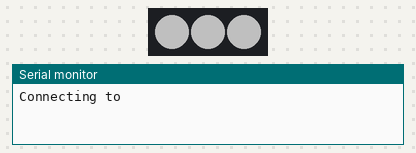
Recording of a sketch running on a simulated ESP8266 (NodeMCU). Parts: 3 RGB LEDs in strip order, left to right, the last lines printed to the serial monitor. Dim RGB values are drawn brighter than linear; WiFi joins after 1.5 s; servers stay silent unless stated; the local clock reads 2024-03-15 10:24:30 at power-on unless the sketch sets it; not simulated (calls return 0 or success): credentials.h.

Above: at 0.1 s.
At 1.6 s:
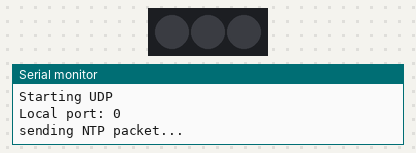
Timing chart, 0 to 3.1 s (numbered marks = the images above):
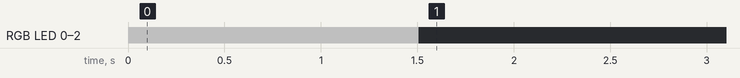

Measured:
- by itself, RGB LED 0–2: off → RGB(82, 82, 82) at 0.00 s, → off 1.5 s later

The sketch:

okay-to-wake-clock.ino
```cpp
// (licence header left out)
/* Set these WiFi details (SSID and password) in the credentials.h file so they don't get included in the git repo:
*     Access point #1: STASSID1, STAPSK1
*     Access point #2: STASSID2, STAPSK2
*/


/* User timer settings: { hours, minutes } */
int SLEEP_TIME[2] = { 18, 45 };
int DOZE_TIME[2] = { 6, 00 };
int WAKE_TIME[2] = { 6, 30 };
int DAY_TIME[2] = { 7, 30 };

//How many minutes to leave WiFi on after power-up for purposes of over-the-air-updates
int MINUTES_BEFORE_WIFI_SHUTOFF = 10;
//LED Brightness (0-255)
int BRIGHT_LEVEL = 255;


/*
 * Library Dependencies:
 * Timezone by Jack Christensen
 * Time (install as a dependency of Timezone)
 * Adafruit NeoPixel
 */

/* Includes */
#include <ESP8266WiFi.h>
#include <WiFiUdp.h>
#include <Timezone.h>
#include <Adafruit_NeoPixel.h>
#include <ArduinoOTA.h>
#include "credentials.h"

#define LED_PIN    12
#define LED_COUNT 3

/* State machine definitions */
#define DAY   0
#define SLEEP 1
#define DOZE  2
#define WAKE  3

const uint32_t state_colors[5] = {
  ((uint32_t)0x00 << 16) | ((uint32_t)0x00 <<  8) | 0x00, //Daytime color
  ((uint32_t)0xFF << 16) | ((uint32_t)0x00 <<  8) | 0x00, //Sleep color
  ((uint32_t)0x00 << 16) | ((uint32_t)0x00 <<  8) | 0xFF, //Doze color
  ((uint32_t)0x00 << 16) | ((uint32_t)0xFF <<  8) | 0x00, //Wake color
  ((uint32_t)0x52 << 16) | ((uint32_t)0x52 <<  8) | 0x52  //Boot color
};

Adafruit_NeoPixel strip(LED_COUNT, LED_PIN, NEO_GRB + NEO_KHZ800);

const char* host = "https://hackaday.com";
const uint16_t port = 80;

//UDP stuff for NTP internet time lookup
//https://www.geekstips.com/arduino-time-sync-ntp-server-esp8266-udp/
unsigned int localPort = 2390;      // local port to listen for UDP packets
IPAddress timeServerIP; // time.nist.gov NTP server address
const char* ntpServerName = "2.north-america.pool.ntp.org";
const int NTP_PACKET_SIZE = 48; // NTP time stamp is in the first 48 bytes of the message
byte packetBuffer[ NTP_PACKET_SIZE]; //buffer to hold incoming and outgoing packets
// A UDP instance to let us send and receive packets over UDP
WiFiUDP udp;

//Timezone stuff for central time
//https://github.com/JChristensen/Timezone/blob/master/examples/Clock/Clock.ino

TimeChangeRule CENTRAL_DST = {"CDT", Second, Sun, Mar, 2, -300};    // Daylight time = UTC - 5 hours
TimeChangeRule CENTRAL_STD = {"CST", First, Sun, Nov, 2, -360};     // Standard time = UTC - 6 hours
TimeChangeRule EASTERN_DST = {"EDT", Second, Sun, Mar, 2, -240};    // Daylight time = UTC - 5 hours
TimeChangeRule EASTERN_STD = {"EST", First, Sun, Nov, 2, -300};     // Standard time = UTC - 6 hours
TimeChangeRule PACIFIC_DST = {"EDT", Second, Sun, Mar, 2, -420};    // Daylight time = UTC - 5 hours
TimeChangeRule PACIFIC_STD = {"EST", First, Sun, Nov, 2, -480};     // Standard time = UTC - 6 hours
Timezone myTZ(CENTRAL_DST,CENTRAL_STD);
TimeChangeRule *tcr;        // pointer to the time change rule, use to get TZ abbrev

uint8_t connected_ap = 255; // Set based on what AP this connects to. Used to set correct timezone

void setup() {
  Serial.begin(115200);


  strip.begin();           // INITIALIZE NeoPixel strip object (REQUIRED)
  for (uint8_t i=0; i<LED_COUNT; i++) strip.setPixelColor(i,state_colors[4]);
  strip.show();            // Turn OFF all pixels ASAP
  strip.setBrightness(BRIGHT_LEVEL); // Set BRIGHTNESS to about 1/5 (max = 255)

  // We start by connecting to a WiFi network

  Serial.println();
  Serial.println();

  /* Explicitly set the ESP8266 to be a WiFi-client, otherwise, it by default,
     would try to act as both a client and an access-point and could cause
     network-issues with your other WiFi-devices on your WiFi-network. */
  WiFi.mode(WIFI_STA);

  uint8_t connection_count = 0;
  while (connected_ap == 255) {
    // Loop through two different sets of AP credentials until we get connected to one
    if (connected_ap == 255) {
      WiFi.disconnect();
      connection_count = 0;
      Serial.print("\nConnecting to ");
      Serial.println(STASSID1);
      WiFi.begin(STASSID1, STAPSK1);

      while (++connection_count < 20) {
        if (WiFi.status() == WL_CONNECTED) {
          connected_ap = 1;
          break;
        }
        else {
          delay(500);
          Serial.print(".");
        }
      }
    }

    if (connected_ap == 255) {
      WiFi.disconnect();
      connection_count = 0;
      Serial.print("\nConnecting to ");
      Serial.println(STASSID2);
      WiFi.begin(STASSID2, STAPSK2);

      while (++connection_count < 20) {
        if (WiFi.status() == WL_CONNECTED) {
          connected_ap = 2;
          break;
        }
        else {
          delay(500);
          Serial.print(".");
        }
      }
    }
  }

  Serial.println("");
  Serial.println("WiFi connected");
  Serial.println("IP address: ");
  Serial.println(WiFi.localIP());

  Serial.println("Starting UDP");
  udp.begin(localPort);
  Serial.print("Local port: ");
  Serial.println(udp.localPort());

  // The second AP is in the Eastern time zone (for visiting family)
  if (connected_ap == 2) myTZ.setRules(EASTERN_DST,EASTERN_STD);
  setTime(myTZ.toUTC(compileTime()));

  ArduinoOTA.onStart([]() {
    Serial.println("Start");
  });
  ArduinoOTA.onEnd([]() {
    Serial.println("\nEnd");
  });
  ArduinoOTA.onProgress([](unsigned int progress, unsigned int total) {
    Serial.printf("Progress: %u%%\r", (progress / (total / 100)));
  });
  ArduinoOTA.onError([](ota_error_t error) {
    Serial.printf("Error[%u]: ", error);
    if (error == OTA_AUTH_ERROR) Serial.println("Auth Failed");
    else if (error == OTA_BEGIN_ERROR) Serial.println("Begin Failed");
    else if (error == OTA_CONNECT_ERROR) Serial.println("Connect Failed");
    else if (error == OTA_RECEIVE_ERROR) Serial.println("Receive Failed");
    else if (error == OTA_END_ERROR) Serial.println("End Failed");
  });
  ArduinoOTA.begin();
}

void loop() {
  uint8_t state = DAY;
  change_lights(state);

  unsigned long myUTC;
  while (1) {
    myUTC = getUTC();
    if (myUTC == 0) {
      delay(2000);
      Serial.println("Retrying...");
    }
    else break;
  }
  setTime(myUTC);

  char wifi_state = 1;

  while(1) {
    if (wifi_state) {
      ArduinoOTA.handle();
      if (millis() > MINUTES_BEFORE_WIFI_SHUTOFF*60*1000) {
        //Shutoff WiFi after X minutes. Leaves a window for OTA update after power cycling
        WiFi.forceSleepBegin();
        wifi_state = 0;
      }
    }

    time_t utc = now();
    time_t local = myTZ.toLocal(utc, &tcr);
    Serial.println();
    printDateTime(utc, "UTC");
    printDateTime(local, tcr -> abbrev);

    int rightNow[] = { hour(local), minute(local) };
    int rn = big_time(rightNow);
    Serial.print("rightNow = ");
    Serial.println(rn);


    //Day = <Sleep and >Day
    //FIXME: This assumes SLEEP will start at night and not in the early morning (eg: 00:12 for 12:12am would trip this up)
    if ((rn >= big_time(DAY_TIME)) && (rn < big_time(SLEEP_TIME))) {
      if (state != DAY) {
        state = DAY;
        change_lights(state);
      }
    }
    //Doze = <Wake and >=Doze
    else if ((rn >= big_time(DOZE_TIME)) && (rn < big_time(WAKE_TIME))) {
      if (state != DOZE) {
        state = DOZE;
        change_lights(state);
      }
    }

    //Wake = <Day and >=Wake
    else if ((rn >= big_time(WAKE_TIME)) && (rn < big_time(DAY_TIME))) {
      if (state != WAKE) {
        state = WAKE;
        change_lights(state);
      }
    }
    //Sleep = <Doze and >=Sleep
    else if ((rn >= big_time(SLEEP_TIME)) || (rn < big_time(DOZE_TIME))) {
      if (state != SLEEP) {
        state = SLEEP;
        change_lights(state);
      }
    }

    Serial.print("state = ");
    Serial.println(state);
    // wait ten seconds before asking for the time again
    delay(10000);
  }
}

int big_time(int hoursmins[2]) {
  return (hoursmins[0]*60) + hoursmins[1];
}

void change_lights(char state) {
  for (uint8_t i=0; i<LED_COUNT; i++) strip.setPixelColor(i,state_colors[state]);
  strip.show();
}

unsigned long getUTC(void) {
  //get a random server from the pool
  WiFi.hostByName(ntpServerName, timeServerIP);

  sendNTPpacket(timeServerIP); // send an NTP packet to a time server
  // wait to see if a reply is available
  delay(1000);

  int cb = udp.parsePacket();
  if (!cb) {
    Serial.println("no packet yet");
    return 0;
  }
  else {
    Serial.print("packet received, length=");
    Serial.println(cb);
    // We've received a packet, read the data from it
    udp.read(packetBuffer, NTP_PACKET_SIZE); // read the packet into the buffer

    //the timestamp starts at byte 40 of the received packet and is four bytes,
    // or two words, long. First, esxtract the two words:

    unsigned long highWord = word(packetBuffer[40], packetBuffer[41]);
    unsigned long lowWord = word(packetBuffer[42], packetBuffer[43]);
    // combine the four bytes (two words) into a long integer
    // this is NTP time (seconds since Jan 1 1900):
    unsigned long secsSince1900 = highWord << 16 | lowWord;
    Serial.print("Seconds since Jan 1 1900 = " );
    Serial.println(secsSince1900);

    // now convert NTP time into everyday time:
    Serial.print("Unix time = ");
    // Unix time starts on Jan 1 1970. In seconds, that's 2208988800:
    const unsigned long seventyYears = 2208988800UL;
    // subtract seventy years:
    unsigned long epoch = secsSince1900 - seventyYears;
    // print Unix time:
    Serial.println(epoch);


    // print the hour, minute and second:
    Serial.print("The UTC time is ");       // UTC is the time at Greenwich Meridian (GMT)
    Serial.print((epoch  % 86400L) / 3600); // print the hour (86400 equals secs per day)
    Serial.print(':');
    if ( ((epoch % 3600) / 60) < 10 ) {
      // In the first 10 minutes of each hour, we'll want a leading '0'
      Serial.print('0');
    }
    Serial.print((epoch  % 3600) / 60); // print the minute (3600 equals secs per minute)
    Serial.print(':');
    if ( (epoch % 60) < 10 ) {
      // In the first 10 seconds of each minute, we'll want a leading '0'
      Serial.print('0');
    }
    Serial.println(epoch % 60); // print the second
    return epoch;
  }
}

// send an NTP request to the time server at the given address
unsigned long sendNTPpacket(IPAddress& address)
{
  Serial.println("sending NTP packet...");
  // set all bytes in the buffer to 0
  memset(packetBuffer, 0, NTP_PACKET_SIZE);
  // Initialize values needed to form NTP request
  // (see URL above for details on the packets)
  packetBuffer[0] = 0b11100011;   // LI, Version, Mode
  packetBuffer[1] = 0;     // Stratum, or type of clock
  packetBuffer[2] = 6;     // Polling Interval
  packetBuffer[3] = 0xEC;  // Peer Clock Precision
  // 8 bytes of zero for Root Delay & Root Dispersion
  packetBuffer[12]  = 49;
  packetBuffer[13]  = 0x4E;
  packetBuffer[14]  = 49;
  packetBuffer[15]  = 52;

  // all NTP fields have been given values, now
  // you can send a packet requesting a timestamp:
  udp.beginPacket(address, 123); //NTP requests are to port 123
  udp.write(packetBuffer, NTP_PACKET_SIZE);
  udp.endPacket();
}


// Function to return the compile date and time as a time_t value
time_t compileTime()
{
    const time_t FUDGE(10);     // fudge factor to allow for compile time (seconds, YMMV)
    const char *compDate = __DATE__, *compTime = __TIME__, *months = "JanFebMarAprMayJunJulAugSepOctNovDec";
    char chMon[4], *m;
    tmElements_t tm;

    strncpy(chMon, compDate, 3);
    chMon[3] = '\0';
    m = strstr(months, chMon);
    tm.Month = ((m - months) / 3 + 1);

    tm.Day = atoi(compDate + 4);
    tm.Year = atoi(compDate + 7) - 1970;
    tm.Hour = atoi(compTime);
    tm.Minute = atoi(compTime + 3);
    tm.Second = atoi(compTime + 6);
    time_t t = makeTime(tm);
    return t + FUDGE;           // add fudge factor to allow for compile time
}

// format and print a time_t value, with a time zone appended.
void printDateTime(time_t t, const char *tz)
{
    char buf[32];
    char m[4];    // temporary storage for month string (DateStrings.cpp uses shared buffer)
    strcpy(m, monthShortStr(month(t)));
    sprintf(buf, "%.2d:%.2d:%.2d %s %.2d %s %d %s",
        hour(t), minute(t), second(t), dayShortStr(weekday(t)), day(t), m, year(t), tz);
    Serial.println(buf);
}
```
